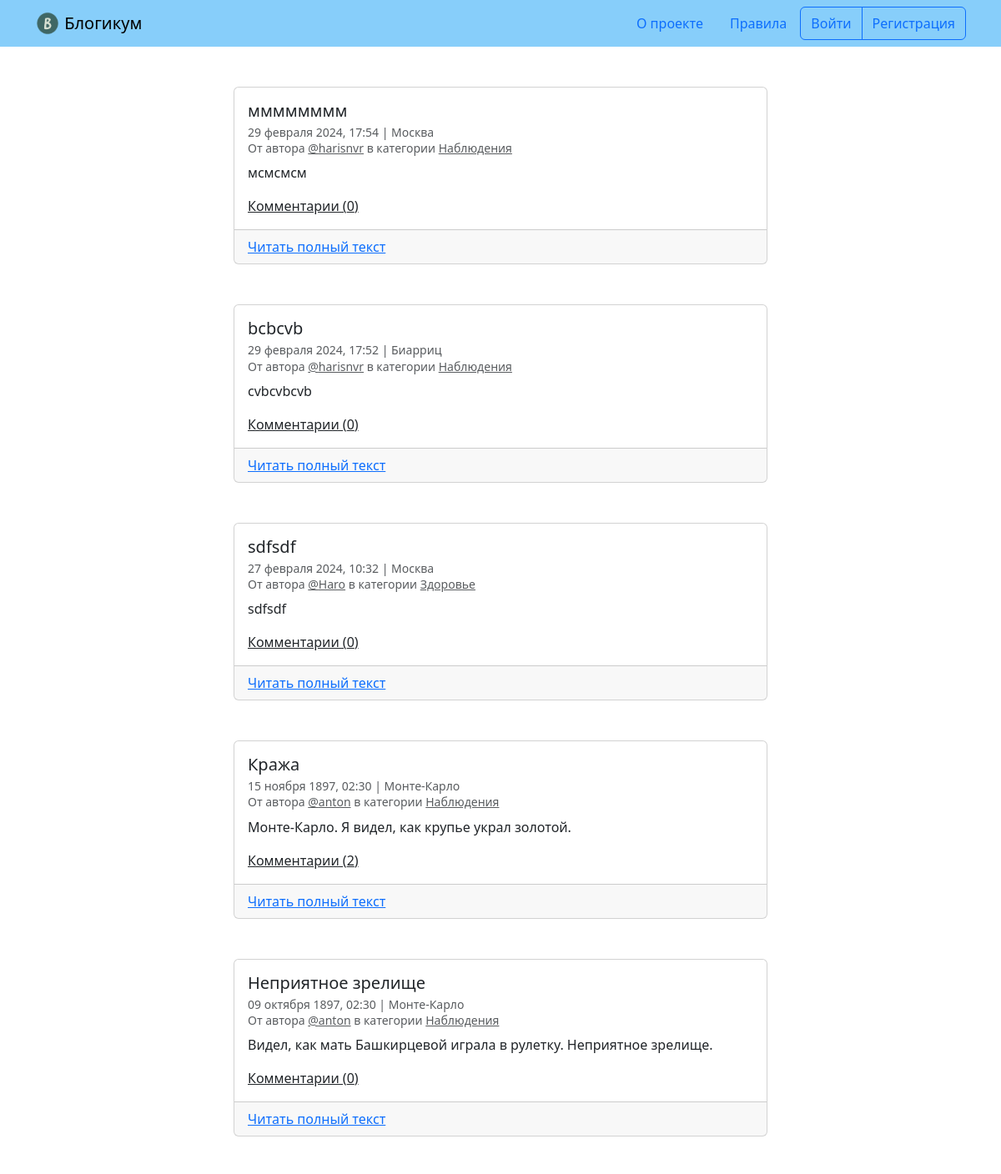
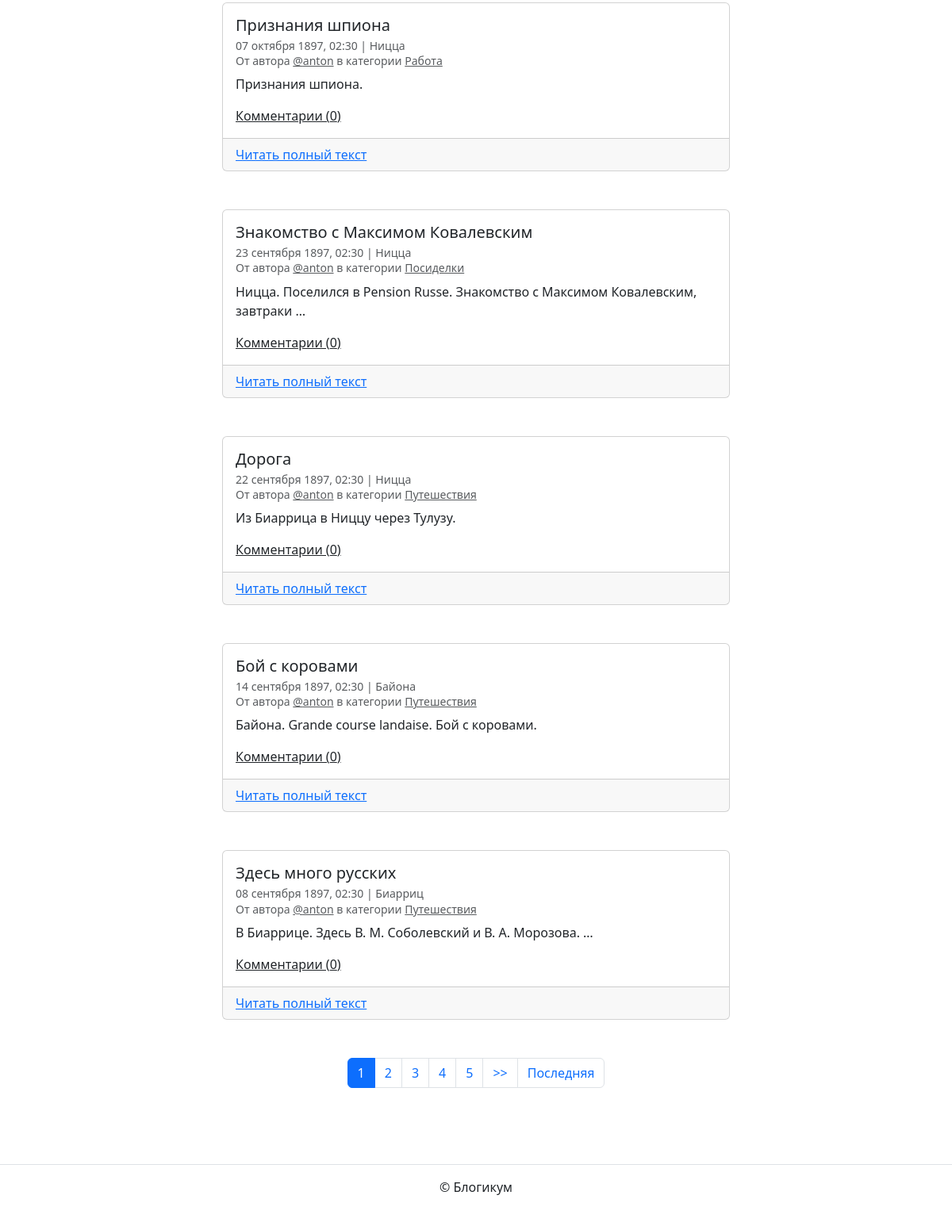
Before: / with the older database file (2 pictures, top to bottom).
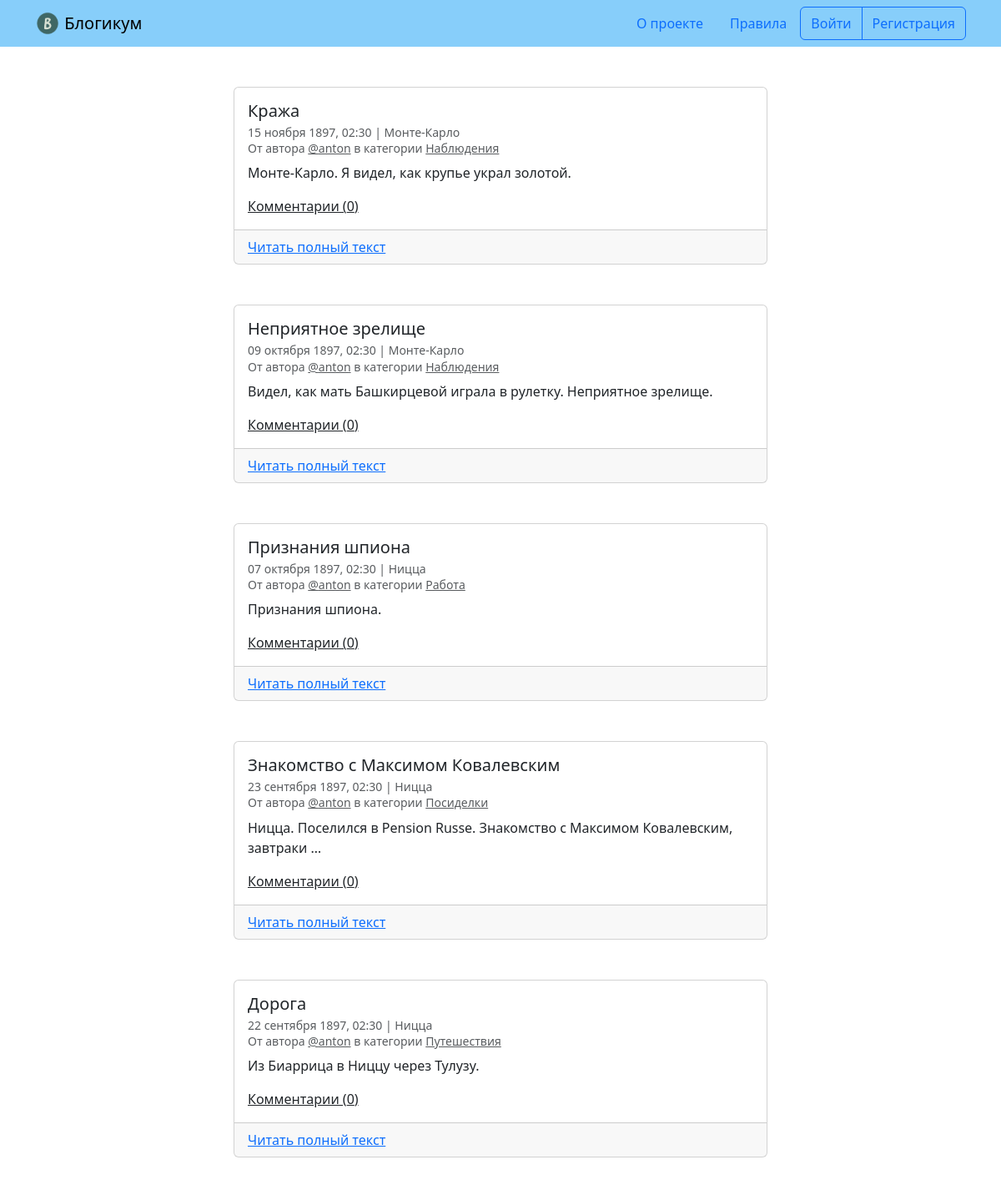
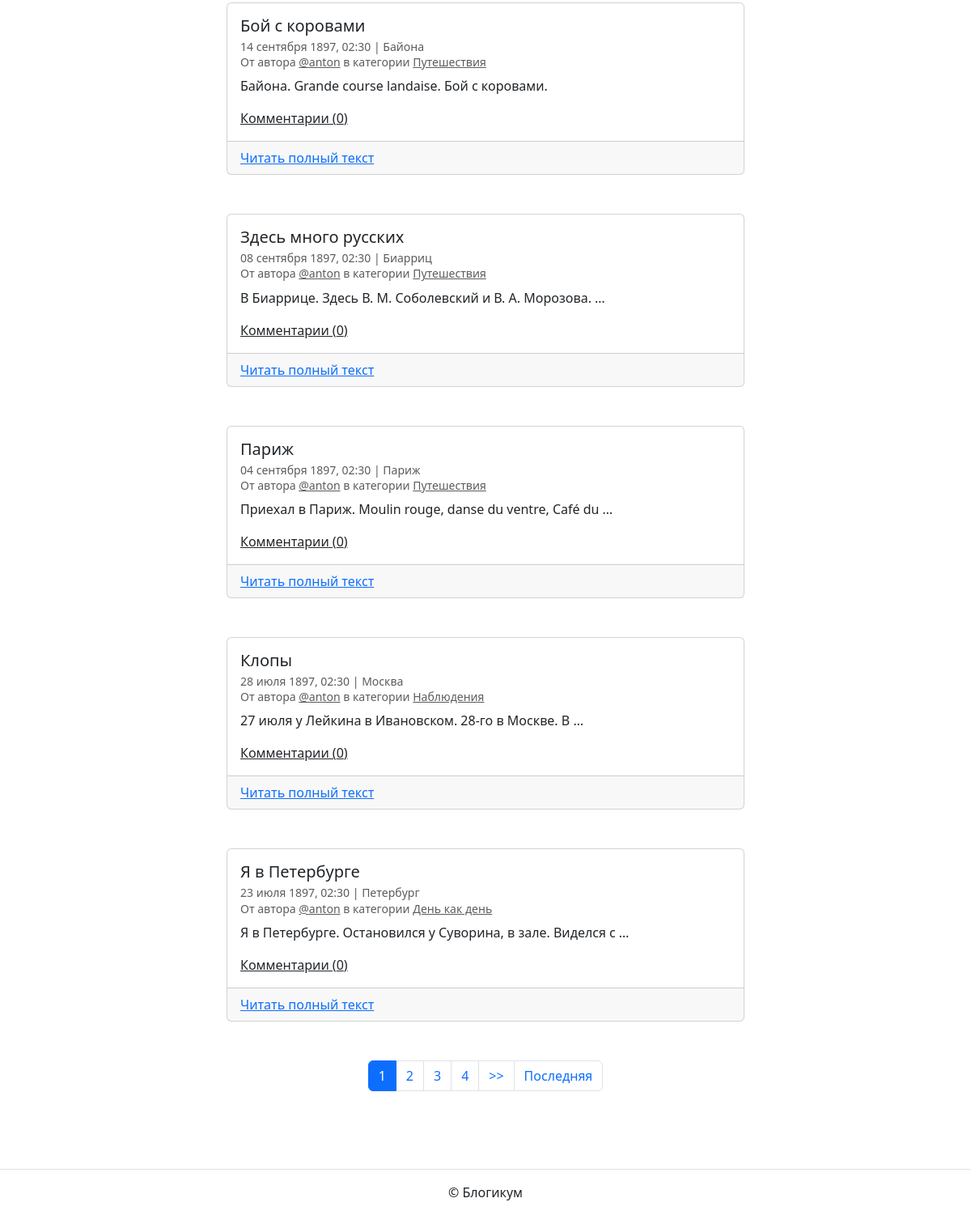
After: the same page with the newer database file (2 pictures, top to bottom).
### blog/models.py (models this page shows, shortened)
class BaseModel(models.Model):
    is_published = models.BooleanField(
        default=True,
        verbose_name='Опубликовано',
        help_text='Снимите галочку, чтобы скрыть публикацию.'
    )
    created_at = models.DateTimeField(
        auto_now_add=True,
        verbose_name='Добавлено'
    )
    class Meta:
        abstract = True

class Post(BaseModel):
    title = models.CharField(
        max_length=MX_CHARS,
        verbose_name='Заголовок'
    )
    text = models.TextField(
        verbose_name='Текст'
    )
    pub_date = models.DateTimeField(
        verbose_name='Дата и время публикации',
        help_text='Если установить дату и время в будущем — можно делать '
                  'отложенные публикации.'
    )
    author = models.ForeignKey(
        User,
        on_delete=models.CASCADE,
        verbose_name='Автор публикации',
        related_name='posts'
    )
    location = models.ForeignKey(
        Location,
        on_delete=models.SET_NULL,
        blank=True,
        null=True,
        verbose_name='Местоположение',
        related_name='posts'
    )
    category = models.ForeignKey(
        Category,
        on_delete=models.SET_NULL,
        null=True,
        verbose_name='Категория',
        related_name='posts'
    )
    image = models.ImageField(
        verbose_name='Фото',
        upload_to='post_images',
        blank=True
    )
    class Meta:
        verbose_name = 'публикация'
        verbose_name_plural = 'Публикации'
        ordering = ['-pub_date']

class Location(BaseModel):
    name = models.CharField(
        max_length=MX_CHARS,
        verbose_name='Название места'
    )
    class Meta:
        verbose_name = 'местоположение'
        verbose_name_plural = 'Местоположения'

class Category(BaseModel):
    title = models.CharField(
        max_length=MX_CHARS,
        verbose_name='Заголовок'
    )
    description = models.TextField(
        verbose_name='Описание'
    )
    slug = models.SlugField(
        unique=True,
        verbose_name='Идентификатор',
        help_text='Идентификатор страницы для URL; разрешены символы '
                  'латиницы, цифры, дефис и подчёркивание.'
    )
    class Meta:
        verbose_name = 'категория'
        verbose_name_plural = 'Категории'

### blog/views.py (the view)
# urls.py: urlpatterns = [path('', views.homepage, name='homepage'),
def homepage(request):
    page_obj = post_paginator(request, base_queryset(comment_count=True,
                                                     filtration=True))
    template = 'blog/homepage.html'
    context = {'page_obj': page_obj}
    return render(request, template, context)

### blog/views.py (called while the page is built)
def base_queryset(comment_count=False, filtration=False):
    queryset = Post.objects.select_related(
        'category',
        'author',
        'location').order_by('-pub_date')
    if filtration:
        queryset = queryset.filter(
            is_published=True,
            category__is_published=True,
            pub_date__lte=timezone.now()
        )
    if comment_count:
        queryset = queryset.annotate(comment_count=Count('commentaries'))
    return queryset

def post_paginator(request, context_posts, page_count=POSTS_PER_PAGE):
    paginator = Paginator(context_posts, page_count)
    page_number = request.GET.get('page')
    page_obj = paginator.get_page(page_number)
    return page_obj

### templates/blog/homepage.html (shortened to what this page needs)
{% extends "base.html" %}
{% block content %}
  {% for post in page_obj %}
    <article class="mb-5">
      {% include "includes/post_card.html" %}
    </article>
  {% endfor %}
  {% include "includes/paginator.html" %}
{% endblock %}

### templates/includes/post_card.html (shortened to what this page needs)
<div class="col d-flex justify-content-center">
  <div class="card" style="width: 40rem;">
    <div class="card-body">
      <h5 class="card-title">{{ post.title }}</h5>
      <h6 class="card-subtitle mb-2 text-muted">
        <small>
          {{ post.pub_date|date:"d E Y, H:i" }} | {% if post.location and post.location.is_published %}{{ post.location.name }}{% else %}Планета Земля{% endif %}<br>
          От автора <a class="text-muted" href="{% url 'blog:profile' post.author.username %}">@{{ post.author.username }}</a> в
          категории {% include "includes/category_link.html" %}
        </small>
      </h6>
      <p class="card-text">{{ post.text|truncatewords:10 }}</p>
      <a><u>Комментарии ({{ post.comment_count }})</u></a>
    </div>
    <div class="card-footer">
      <a href="{% url 'blog:post_detail' post.id %}" class="card-link">Читать полный текст</a>
    </div>
  </div>
</div>

### templates/includes/category_link.html
<a class="text-muted" href="{% url 'blog:category_posts' post.category.slug %}">
  {{ post.category.title }}
</a>

Changed rows visible on the page:
removed Post: title "мммммммм", pub_date "29 февраля 2024, 17:54", location.name "Москва", author.username "harisnvr", category "Наблюдения", text "мсмсмсм", comment_count "0"
removed Post: title "bcbcvb", pub_date "29 февраля 2024, 17:52", location.name "Биарриц", author.username "harisnvr", category "Наблюдения", text "cvbcvbcvb", comment_count "0"
removed Post: title "sdfsdf", pub_date "27 февраля 2024, 10:32", location.name "Москва", author.username "Haro", category "Здоровье", text "sdfsdf", comment_count "0"
computed for Post "Кража": comment_count "2" → "0"
now on this page (row unchanged): Post: title "Париж", pub_date "04 сентября 1897, 02:30", location.name "Париж", author.username "anton", category "Путешествия", text "Приехал в Париж. Moulin rouge, danse du ventre, Café du …", comment_count "0"
now on this page (row unchanged): Post: title "Клопы", pub_date "28 июля 1897, 02:30", location.name "Москва", author.username "anton", category "Наблюдения", text "27 июля у Лейкина в Ивановском. 28-го в Москве. В …", comment_count "0"
now on this page (row unchanged): Post: title "Я в Петербурге", pub_date "23 июля 1897, 02:30", location.name "Петербург", author.username "anton", category "День как день", text "Я в Петербурге. Остановился у Суворина, в зале. Виделся с …", comment_count "0"
Other visible differences:
list line gone: "5"
